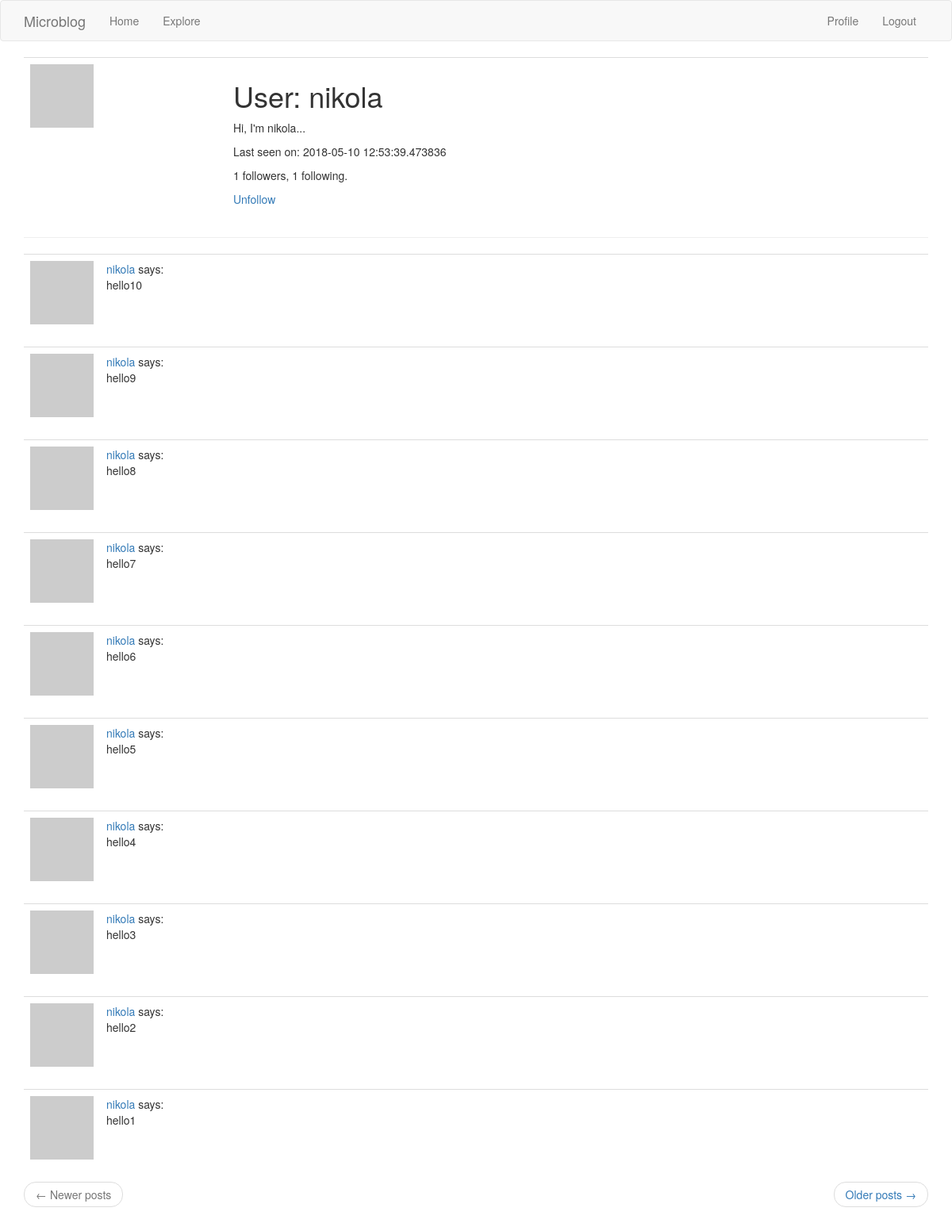
The page /user/nikola (signed in) on the database as committed earlier.
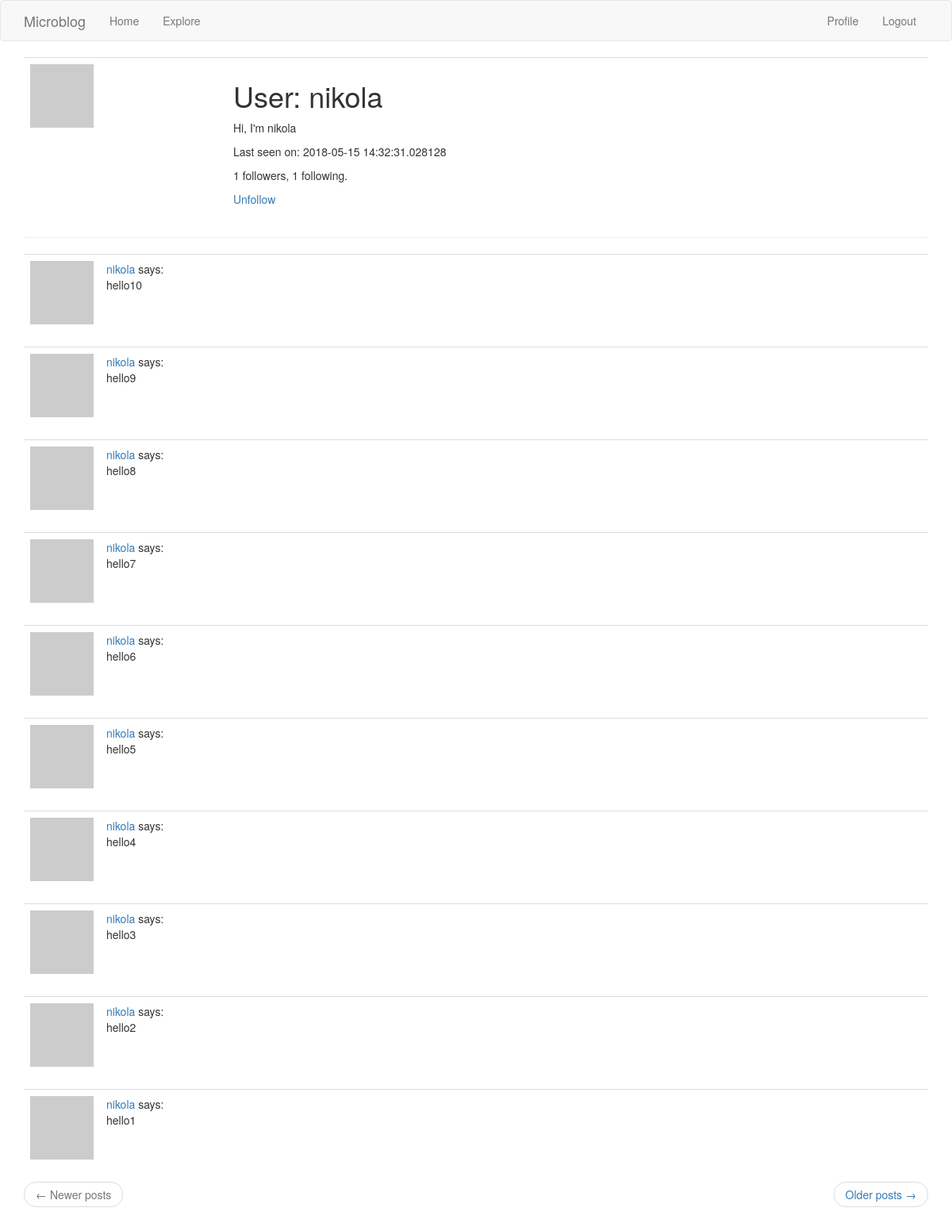
The same page on the database as committed later.
### app1/models.py (models this page shows, shortened)
class User(UserMixin, db.Model):
    id = db.Column(db.Integer, primary_key=True)
    username = db.Column(db.String(64), index=True, unique=True)
    email = db.Column(db.String(120), index=True, unique=True)
    password_hash = db.Column(db.String(128))
    posts = db.relationship('Post', backref='author', lazy='dynamic')
    about_me = db.Column(db.String(140))
    last_seen = db.Column(db.DateTime, default=datetime.utcnow)
    follows = db.relationship(
        'User', secondary=followers,
        primaryjoin=(followers.c.follower_id == id),
        secondaryjoin=(followers.c.followed_id == id),
        backref=db.backref('followers', lazy='dynamic'), lazy='dynamic')
    def avatar(self, size):
        digest = md5(self.email.lower().encode('utf-8')).hexdigest()
        return 'https://www.gravatar.com/avatar/{}?d=identicon&s={}'.format(digest, size)
    def is_following(self,user):
        return self.follows.filter(followers.c.followed_id == user.id).count() > 0

class Post(db.Model):
    id = db.Column(db.Integer, primary_key=True)
    body = db.Column(db.String(140))
    timestamp = db.Column(db.DateTime, index=True, default=datetime.utcnow)
    user_id = db.Column(db.Integer, db.ForeignKey('user.id'))

### app1/routes.py (the view)
@app.route('/user/<username>')
@login_required
def user(username):
    user = User.query.filter_by(username=username).first_or_404()
    page = request.args.get('page', 1, type=int)
    posts = user.posts.order_by(Post.timestamp.desc()).paginate(
        page, app.config['POSTS_PER_PAGE'], False)
    next_url = url_for('index', page=posts.next_num) \
        if posts.has_next else None
    prev_url = url_for('index', page=posts.prev_num) \
        if posts.has_prev else None
    return render_template('user.html', user=user, posts=posts.items, next_url=next_url, prev_url=prev_url)

### app1/models.py (called while the page is built)
@login.user_loader
def load_user(id):
    return User.query.get(int(id))

### app1/routes.py (called while the page is built)
@app.before_request
def before_request():
    if current_user.is_authenticated:
        current_user.last_seen = datetime.utcnow()
        db.session.commit()

### app1/templates/user.html
{% extends 'base.html' %}
{% block app_content %}
    <table class="table table-hover">
        <tr>
            <td width="256px"><img src="{{ user.avatar(256) }}"></td>
            <td>
                <h1>User: {{ user.username }}</h1>
                {% if user.about_me %}<p>{{ user.about_me }}</p>{% endif %}
                {% if user.last_seen %}<p>Last seen on: {{ user.last_seen }}</p>{% endif %}
                <p>{{ user.followers.count() }} followers, {{ user.follows.count() }} following.</p>
                {% if user == current_user %}
                <p><a href="{{ url_for('edit_profile') }}">Edit your profile</a></p>
                {% elif not current_user.is_following(user) %}
                <p><a href="{{ url_for('follow', username=user.username) }}">Follow</a></p>
                {% else %}
                <p><a href="{{ url_for('unfollow', username=user.username) }}">Unfollow</a></p>
                {% endif %}
            </td>
        </tr>
    </table>
    <hr>
    {% for post in posts %}
   		{% include '_post.html' %}
    {% endfor %}
    <nav aria-label="...">
        <ul class="pager">
            <li class="previous{% if not prev_url %} disabled{% endif %}">
                <a href="{{ prev_url or '#' }}">
                    <span aria-hidden="true">&larr;</span> Newer posts
                </a>
            </li>
            <li class="next{% if not next_url %} disabled{% endif %}">
                <a href="{{ next_url or '#' }}">
                    Older posts <span aria-hidden="true">&rarr;</span>
                </a>
            </li>
        </ul>
    </nav>
{% endblock %}

### app1/templates/base.html (shortened to what this page needs)
{% extends 'bootstrap/base.html' %}
{% block navbar %}
    <nav class="navbar navbar-default">
        <div class="container">
            <div class="navbar-header">
                <a class="navbar-brand" href="{{ url_for('index') }}">Microblog</a>
            </div>
            <div class="collapse navbar-collapse" id="bs-example-navbar-collapse-1">
                <ul class="nav navbar-nav">
                    <li><a href="{{ url_for('index') }}">Home</a></li>
                    <li><a href="{{ url_for('explore') }}">Explore</a></li>
                </ul>
                <ul class="nav navbar-nav navbar-right">
                    {% if current_user.is_anonymous %}
                    <li><a href="{{ url_for('login') }}">Login</a></li>
                    {% else %}
                    <li><a href="{{ url_for('user', username=current_user.username) }}">Profile</a></li>
                    <li><a href="{{ url_for('logout') }}">Logout</a></li>
                    {% endif %}
                </ul>
            </div>
        </div>
    </nav>
{% endblock %}
{% block content %}
    <div class="container">
        {% block app_content %}
        {% endblock %}
    </div>
{% endblock %}

### app1/templates/_post.html
<table class="table table-hover">
    <tr>
        <td width="70px">
            <a href="{{ url_for('user', username=post.author.username) }}">
                <img src="{{ post.author.avatar(70) }}" />
            </a>
        </td>
        <td>
            <a href="{{ url_for('user', username=post.author.username) }}">
                {{ post.author.username }}
            </a>
            says:
            <br>
            {{ post.body }}
        </td>
    </tr>
</table>

Rows that differ between the two databases and show on the page:
changed User "nikola": about_me "Hi, I'm nikola..." → "Hi, I'm nikola"; last_seen "2018-05-10 12:53:39.473836" → "2018-05-15 14:32:31.028128"
